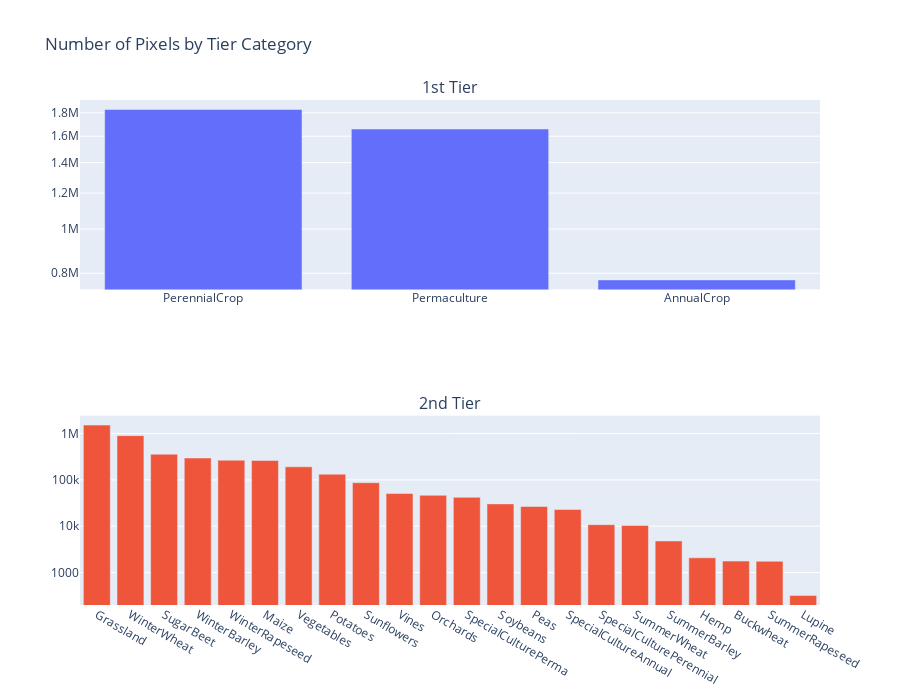

Here is the notebook cell this chart was saved with:
### Code cell
# Create a DataFrame for each tier
tier1_data = pd.DataFrame({
    'tier': [f"{dataset_info['tier1'][i]}" for i in pixels_by_tier_category['tier1'].keys() if i != 0],
    'count': [pixels_by_tier_category['tier1'][i] for i in pixels_by_tier_category['tier1'].keys() if i != 0]
})

tier2_data = pd.DataFrame({
    'tier': [f"{dataset_info['tier2'][i]}" for i in pixels_by_tier_category['tier2'].keys() if i != 0],
    'count': [pixels_by_tier_category['tier2'][i] for i in pixels_by_tier_category['tier2'].keys() if i != 0]
})

tier_data_list = [tier1_data, tier2_data]

# Create a subplot for each tier category
fig = make_subplots(rows=2, cols=1, subplot_titles=['1st Tier', '2nd Tier'])

# Iterate over each tier and create a bar chart
for i, tier_data in enumerate(tier_data_list, start=1):
    grouped_data = tier_data.sort_values(by='count', ascending=False)

    # Create a color map for the current tier
    random.seed(42)
    color_map = {category: f'rgba({random.randint(0, 255)}, {random.randint(0, 255)}, {random.randint(0, 255)}, 1)' for category in grouped_data['tier'].unique()}
    bar_colors = grouped_data['tier'].map(color_map)

    fig.add_trace(
        go.Bar(
            x=grouped_data['tier'],
            y=grouped_data['count'],
            # marker_color=bar_colors
        ),
        row=i, col=1
    )

    fig.update_traces(
        hovertemplate="<b>%{x}</b><br>Count: %{y}",
        selector=dict(row=i, col=1)
    )

    fig.update_yaxes(type="log", row=i, col=1)

fig.update_layout(
    title="Number of Pixels by Tier Category",
    height=700,  # Adjust the height to accommodate all subplots
    showlegend=False
)

fig.write_image("../assets/ZueriCrop_2.0_Seasonality_Tiers_Class_Distribution.pdf", width=1200, height=700)

fig.show()

### Figure 1 — Plotly figure (JSON) as saved in the notebook; plotly's stock layout.template omitted (floating-point values rounded to 4 significant figures)
{"data": [{"type": "bar", "x": ["PerennialCrop", "Permaculture", "AnnualCrop"], "xaxis": "x", "y": [1831517, 1659286, 773555], "yaxis": "y"}, {"type": "bar", "x": ["Grassland", "WinterWheat", "SugarBeet", "WinterBarley", "WinterRapeseed", "Maize", "Vegetables", "Potatoes", "Sunflowers", "Vines", "Orchards", "SpecialCulturePerma", "Soybeans", "Peas", "SpecialCultureAnnual", "SpecialCulturePerennial", "SummerWheat", "SummerBarley", "Hemp", "Buckwheat", "SummerRapeseed", "Lupine"], "xaxis": "x2", "y": [1519853, 900795, 358077, 296026, 265802, 261712, 191321, 132455, 87017, 50973, 46415, 42045, 30330, 26632, 22973, 10817, 10375, 4810, 2083, 1771, 1756, 320], "yaxis": "y2"}], "layout": {"annotations": [{"font": {"size": 16}, "showarrow": false, "text": "1st Tier", "x": 0.5, "xanchor": "center", "xref": "paper", "y": 1, "yanchor": "bottom", "yref": "paper"}, {"font": {"size": 16}, "showarrow": false, "text": "2nd Tier", "x": 0.5, "xanchor": "center", "xref": "paper", "y": 0.375, "yanchor": "bottom", "yref": "paper"}], "height": 700, "showlegend": false, "title": {"text": "Number of Pixels by Tier Category"}, "xaxis": {"anchor": "y", "domain": [0, 1]}, "xaxis2": {"anchor": "y2", "domain": [0, 1]}, "yaxis": {"anchor": "x", "domain": [0.625, 1], "type": "log"}, "yaxis2": {"anchor": "x2", "domain": [0, 0.375], "type": "log"}}}
